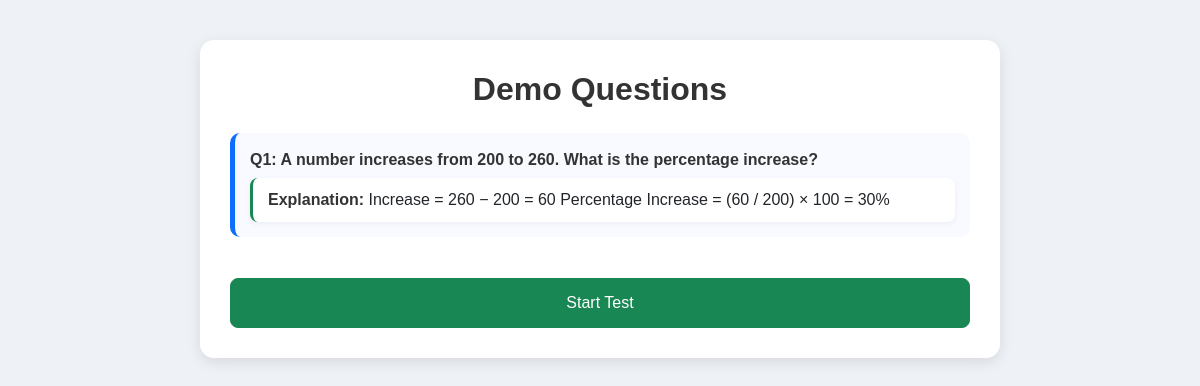
The app's page /aptitude/demo/1/ with its own data.
### aptitude/models.py (models this page shows, shortened)
class Question(models.Model):
    concept = models.ForeignKey(
        Concept,
        on_delete=models.CASCADE,
        related_name='questions'
    )
    question = models.TextField()
    explanation = models.TextField()
    correct_answer = models.CharField(max_length=255)
    is_demo = models.BooleanField(default=False)
    order = models.PositiveIntegerField(default=0)

### aptitude/views.py (the view)
# urls.py: path("demo/<int:attempt_id>/", views.demo_questions, name="demo_questions"),
def demo_questions(request, attempt_id):
    attempt = get_object_or_404(InternAttempt, id=attempt_id)
    demo_qns = attempt.session.concept.questions.filter(is_demo=True).order_by("order")
    if request.method == "POST":
        return redirect("task_questions", attempt_id=attempt_id)
    return render(request, "aptitude/demo_questions.html", {
        "attempt": attempt,
        "demo_qns": demo_qns
    })

### aptitude/templates/aptitude/demo_questions.html (shortened to what this page needs)
<!DOCTYPE html>
<html lang="en">
<head>
    <link href="https://cdn.jsdelivr.net/npm/bootstrap@5.3.0/dist/css/bootstrap.min.css" rel="stylesheet">
</head>
<body>
<div class="demo-container">
    <h2>Demo Questions</h2>
    {% for q in demo_qns %}
    <div class="question-card mb-3">
        <b>Q{{ forloop.counter }}: {{ q.question }}</b>
        <div class="explanation">
            <b>Explanation:</b> {{ q.explanation }}
        </div>
    </div>
    {% endfor %}
    <form method="post">
        <button class="btn btn-success">Start Test</button>
    </form>
</div>
</body>
</html>

### aptitude/templates/aptitude/demo_questions.html (style rules this page uses)
body { background: #eef1f5; font-family: "Poppins", sans-serif; }
.demo-container { max-width: 800px; margin: 40px auto; background: #fff; padding: 30px; border-radius: 14px; box-shadow: 0 4px 14px rgba(0,0,0,0.1); }
h2 { font-weight: 600; color: #333; text-align: center; margin-bottom: 25px; }
.question-card { border-left: 5px solid #0d6efd; background: #f8faff; border-radius: 10px; padding: 15px; }
.question-card b { font-size: 16px; color: #333; }
.explanation { background: #fff; padding: 10px 15px; border-radius: 8px; box-shadow: 0 2px 6px rgba(0,0,0,0.05); margin-top: 6px; border-left: 3px solid #198754; }
.btn-success { width: 100%; padding: 12px; margin-top: 25px; border-radius: 8px; font-size: 16px; }

### records on screen
Question: question "A number increases from 200 to 260. What is the percentage increase?", explanation "Increase = 260 − 200 = 60 Percentage Increase = (60 / 200) × 100 = 30%"
